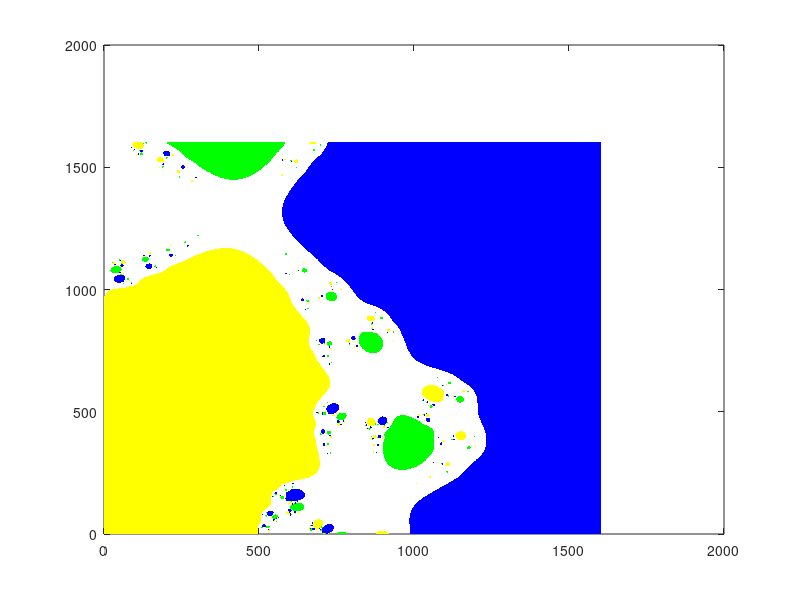

MATLAB code to generate this figure: (Note: this script raises an error after producing the figure.)
% Pierce Zhang, CMOR220, Fall 2023, Project 3: Newton Fractals
% newton_fractals.m
% Plot Newton basins and wastelands for four polynomials of degree 4.
% Last modified: 27 September 2023

% Driver function
% Uses qnewt to produce four plots for each of four quartic functions
function orig_newton_fract_test
% Parameters of Newton's method
xt = [-0.2,0.00025,0.2];
yt = [-0.2,0.00025,0.2];
maxiter = 20;

qnewt([2 -4 2-1i -1i 100],xt,yt,maxiter);
end

% Inputs: q, a vector of coefficients of a polynomial
% Outputs: dq, a vector of coefficients of the analytical derivative of q
function [dq] = myownpolyder(q)
% Evaluates the analytical derivative of a polynomial
% Derivative function should have one less term
dq = zeros(1,length(q) - 1);
for i = 1:length(dq)
    % Where the coefficient is q(i) and the power is length(q) - i
    dq(i) = q(i) * (length(q) - i);
end
end

% Inputs:
% coeff, the coefficient of a monomial term
% img, a boolean indicating whether the coefficient is imaginary
% power, the power of z in the monomial term
% Outputs: term, a string containing the formatted monomial term
function [term] = qterm(coeff, img, power)
term = "";
% Sign handler
if (coeff < 0)
    term = term + '-';
elseif (coeff > 0)
    term = term + '+';
else
    return
end
% Coefficient handler
if (abs(coeff) ~= 1)
    term = term + abs(coeff);
elseif (power == 0 && img == false)
    term = term + abs(coeff);
end
%Imaginary unit handler
if (img)
    term = term + 'i';
end
% Power handler
if (power == 1)
    term = term + 'z';
elseif (power > 1)
    term = term + 'z^' + power;
end
end

% Inputs: q, a  vector of coefficients for a polynomial
% Outputs: name, a string which represents a polynomial
function [name] = qlab(q)
% Produces a title for a given polynomial as a coefficient vector
name = "";
for i=1:length(q)
    coeff = q(i);
    power = length(q) - i;
    % Skip over all 0 coefficient terms
    if (coeff ~= 0)
        name = name + qterm(real(coeff), false, power);
        name = name + qterm(imag(coeff), true, power);
    end
end
% Remove leading plus sign.
if (name ~= "" && extract(name,1) == '+')
    name = eraseBetween(name, 1, 1);
end
end

% Inputs:
% q, a vector of up to 5 complex coefficients of a polynomial
% xt, a vector of 3 x grid values, xlo, xinc, and xhi
% yt, a vector of 3 y grid values, ylo, yinc, and yhi
% maxiter, the maximum number of iterations
% Outputs: none (produces plots)
function qnewt(q, xt, yt, maxiter)
% Plots the Newton's basins and wasteland for a given function
% 1. Generate initial guesses using meshgrid,xt,yt
% 2. Apply Newton's method
% 3. Assign the colors by using find command
% 4. Apply qlab to assign the titles for the plots

% Parameters of iteration
dq = myownpolyder(q);
x = xt(1):xt(2):xt(3);
y = yt(1):yt(2):yt(3);

% Initialize grid to store results of Newton's method iteration
[X,Y] = meshgrid(x,y);
Z = X + 1i*Y;
for k=1:maxiter
    % Newton's method on all grid values simultaneously
    Z = Z - polyval(q,Z)./polyval(dq,Z);
end

% Plot
figure()
r = roots(q); % find roots for comparison
colors = ['r','y','g','b','m'];
for i = 1:length(r)
    [h,k] = find(abs(Z - r(i))<0.001);
    [hm,km] = find(abs(Z)>1e9);
    plot(k,h,'.','color',colors(i),'MarkerSize',1);
    plot(km,hm,'.','color',colors(5),'MarkerSize',1);
    hold on
end
title(qlab(q));
end